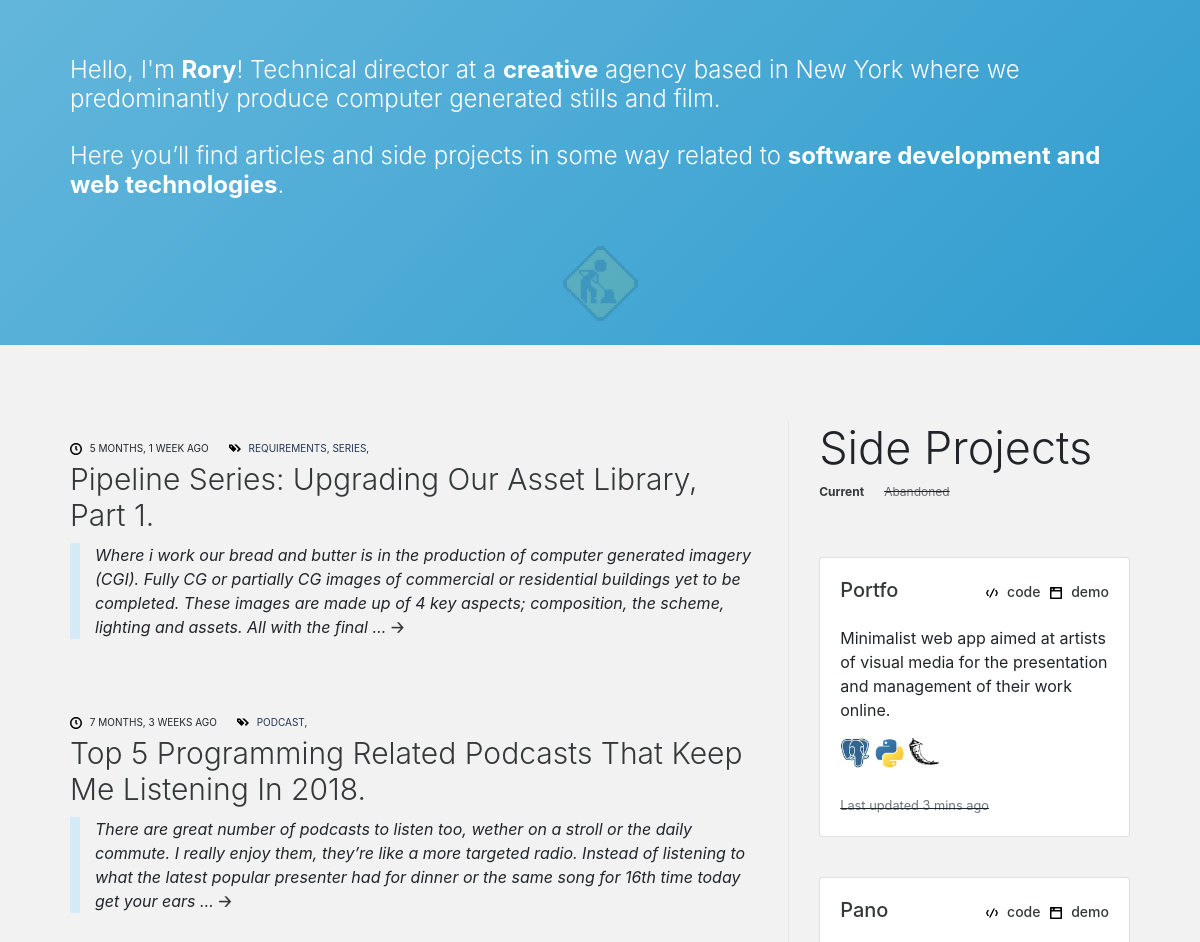
The app's page / (upper part), older data.
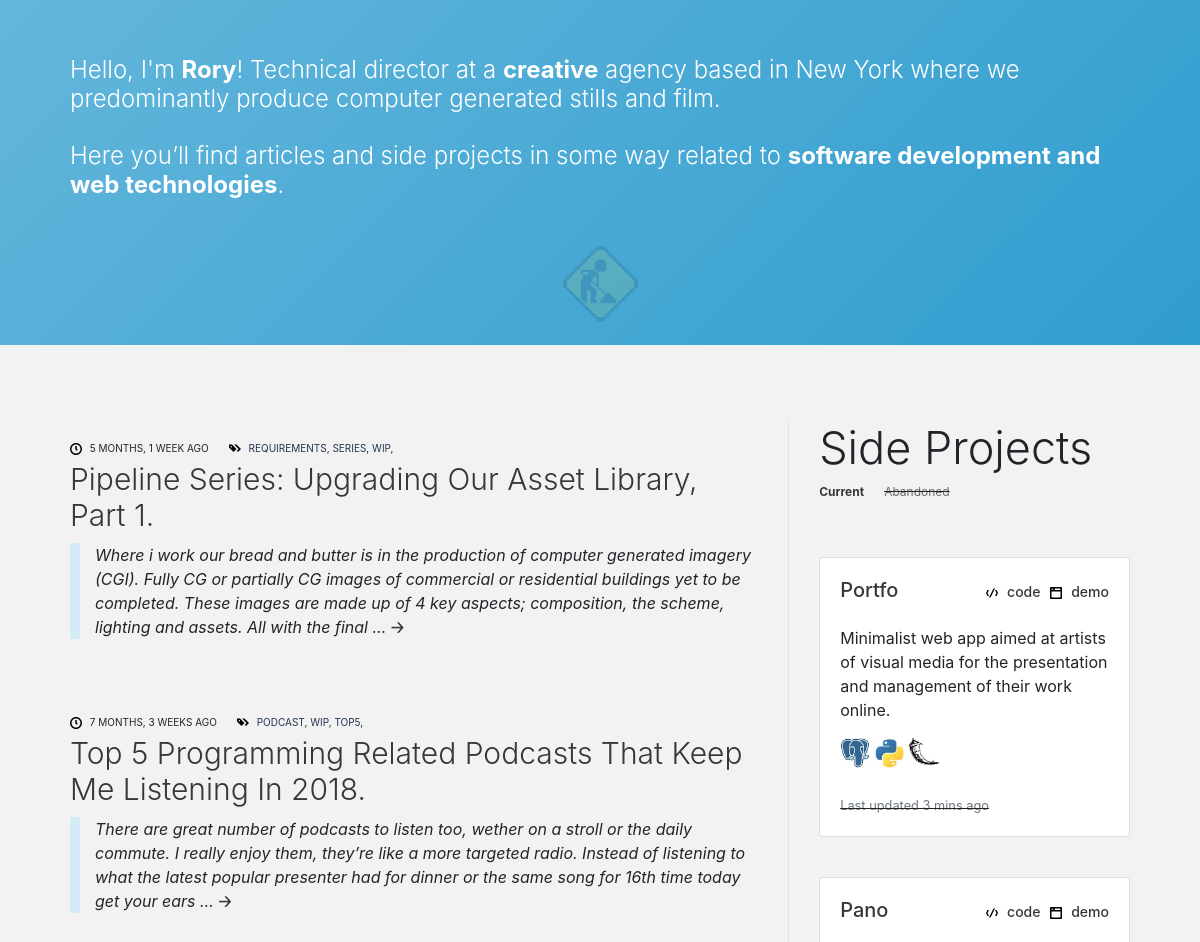
The same page, newer data.
### blog/models.py (models this page shows, shortened)
class Post(models.Model):
    next_post = models.IntegerField(null=True, blank=True)
    previous_post = models.IntegerField(null=True, blank=True)
    name = models.CharField(max_length=200)
    content = models.CharField(max_length=5000)
    pub_date = models.DateTimeField('date published')
    strap = models.CharField(max_length=300)
    tags = models.ManyToManyField(Tag, blank=True)
    project = models.ForeignKey(Project, on_delete=models.CASCADE, related_name='posts', null=True, blank=True)
    cover_img = models.CharField(max_length=200, null=True, blank=True)
    published = models.BooleanField(default=False)
    techspec = models.BooleanField(default=False)
    viewed = models.IntegerField(default=0)

class Tag(models.Model):
    name = models.CharField(max_length=30)
    def __str__(self):
        return self.name

class Project(models.Model):
    name = models.CharField(max_length=200)
    pub_date = models.DateTimeField('date published')
    strap = models.CharField(max_length=300)
    content = models.CharField(max_length=5000)
    tags = models.ManyToManyField(Tag, blank=True)
    cover_img = models.CharField(max_length=200)
    published = models.BooleanField(default=False)
    repo = models.CharField(max_length=200, null=True, blank=True)
    demo = models.CharField(max_length=200, null=True, blank=True)

class UsedSoftware(models.Model):
    name = models.CharField(max_length=200)
    small_logo = models.CharField(max_length=200)
    projects = models.ManyToManyField(Project, blank=True)
    website = models.CharField(max_length=200)
    def __str__(self):
        return self.name

### blog/views.py (the view)
# urls.py: path('', views.index, name='index'),
def index(request):
    articles = Post.objects.filter(
        published=True, project=None
        ).order_by('-pub_date')
    projects = Project.objects.filter(
        published=True
        ).order_by('-pub_date')
    context = standard_context
    context['articles'] = articles
    context['projects'] = projects
    return render(request, 'blog/index.html', context)

### blog/templates/blog/index.html (shortened to what this page needs)
{% extends "blog/base.html" %} {% load static %} {% block content %}
<div style="background: linear-gradient(135deg, rgba(99,182,219,1) 0%,rgba(48,157,207,1) 100%);">
  <div class="container content-intro">
    <p style="height:40px"></p>
    <p class="display-4" style="font-size: 24px;">
      Hello, I'm
      <span style="font-weight: bold;"><a href="mailto:hello@flatlands.io">Rory</a></span>! Technical director at a
      <span style="font-weight: bold;">creative</span> agency based in New York
      where we predominantly produce computer generated stills and film.
      <br /><br />
      Here you’ll find articles and side projects in some way related to
      <span style="font-weight: bold;">software development and web technologies</span>.
    </p>
  </div>
  <div style="display: flex; justify-content: space-around;padding-top:30px;opacity: 0.1;">
    <img style="height:75px; width:75px;" src="{% static 'blog/img/construction.gif' %}" />
  </div>
  <br />
</div>
<p style="height:60px;"></p>
<div class="container content">
  <div class="content-index">
    <div style="display: flex; flex-direction: column;">
      {% if articles %}
      <p style="height:4px;"></p>
      {% for article in articles %} {% if article.project == None %}
      <div class="indexlistpost">
        <div class="blogpostheader">
          <div class="bloglistpostdate">
            <img class="iconic-svg" src="{% static 'blog/svg/clock.svg' %}" alt="clock icon" />
            {{ article.pub_date | timesince | upper }} AGO
          </div>
          <div class="bloglistpostdate">
            <img class="iconic-svg" src="{% static 'blog/svg/tags.svg' %}" alt="tags icon" />
            {% for tag in article.tags.all %}
            <a href="/search/{{tag|lower}}" style="color: #233452;">{{tag|upper}}</a>, {% endfor %}
          </div>
        </div>
        <div class="display-4 bloglistpostname">
          <div>
            <a href="/articles/{{article.id}}/">{{ article.name | title }}.</a>
          </div>
        </div>
        <div style="border-left: 10px solid rgba(139, 217, 253, 0.3);
        padding-left: 15px; font-style: italic;">
          {{ article.strap | capfirst | truncatewords:50 }}
          <a href="/articles/{{ article.id }}" style="font-weight: bolder;font-style: normal;">🡢</a>
        </div>
      </div>
      <p style="height:60px;"></p>
      {% endif %} {% endfor %}
      {% else %}
      <p>No Articles :(</p>
      {% endif %}
    </div>
    <div class="project-comp">
      <div>
        {% include "blog/project_comp.html" %}
      </div>
    </div>
  </div>
</div>
{% endblock %}

### blog/templates/blog/project_comp.html
{% load static %}
{% if projects %}
<h1 class="display-4" style="font-size:45px;">Side Projects</h1>
<div style="display:flex;">
        <div style="font-size: 12px; font-weight: bold;"><a href="">Current</a></div>
        <s>
                <div style="text-indent: 20px;font-size: 12px;"><a href="" style="color:dimgrey;">Abandoned</a></div>
        </s>
</div>
<p style="height:40px;"></p>
{% for project in projects %}
<div class="card mb-3">
        <div class="card-body">
                <h5 class="card-title">
                        <div style="display: flex; flex-direction: row; justify-content: space-between">
                                <div>
                                        <h5 class="card-title"><a
                                                        href="/projects/{{ project.id }}/">{{project.name|capfirst}}</a>
                                        </h5>
                                </div>
                                <div style="display: flex;">
                                        <div>
                                                {% if project.repo == None %}
                                                {% else %}
                                                <span style="font-size: 14px;">
                                                        <img class="iconic-svg-small"
                                                                src="{% static 'blog/svg/code.svg' %}" alt="code icon">
                                                        <a href="{{project.repo}}">code</a>
                                                </span>
                                                {% endif %}
                                        </div>
                                        <div style="padding-left:10px;">
                                                <span style="font-size: 14px;">
                                                        <img class="iconic-svg-small"
                                                                src="{% static 'blog/svg/browser.svg' %}"
                                                                alt="code icon">
                                                        <a href="{{project.demo}}">demo</a>
                                                </span>
                                        </div>
                                </div>
                        </div>
                </h5>
                <p class="card-text">
                        {{project.strap|capfirst|truncatewords:50}}
                </p>
                <div>
                        {% for tech in project.usedsoftware_set.all %}
                        <a href="{{tech.website}}">
                                <img class="tech-icon" src="{% static 'blog/img/'|add:tech.small_logo %}"
                                        alt="{{tech}} icon">
                        </a>
                        {% endfor %}
                </div>
                <br>
                <s>
                        <p class="card-text"><small class="text-muted">Last updated 3 mins ago</small></p>
                </s>
        </div>
</div>
<br> {% endfor %} {% else %} No Projects :( {% endif %}

Row changes from the older to the newer data that the page shows:
added Tag: name "WIP"
added Tag: name "TOP5", shown under Post "Top 5 Programming Related Podcasts That Keep Me Listening In 2018"
